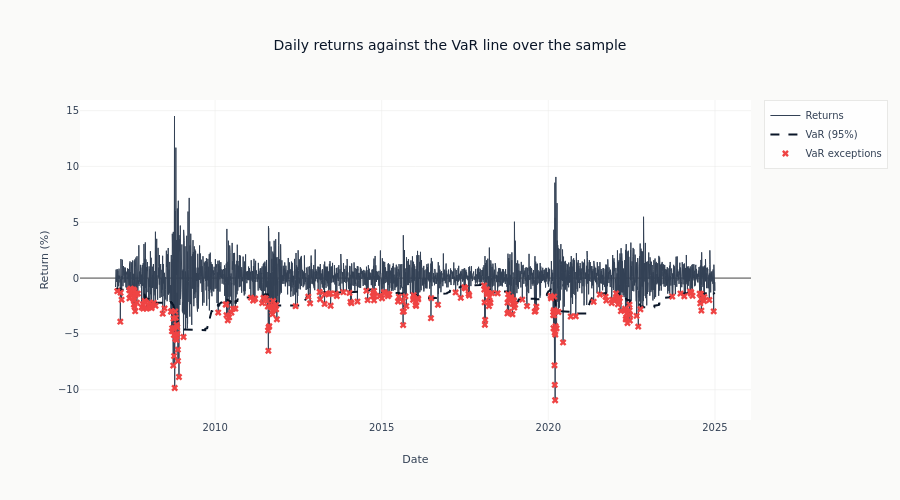

Notebook source saved alongside this figure:
### Code cell
test_dates = dates[ROLLING_WINDOW:]
test_returns = returns[ROLLING_WINDOW:]

fig = go.Figure()
fig.add_trace(
    go.Scatter(
        x=test_dates,
        y=test_returns * 100,
        mode="lines",
        name="Returns",
        line=dict(color=COLORS["neutral"], width=1),
    )
)
fig.add_trace(
    go.Scatter(
        x=test_dates,
        y=-best_result["var_estimates"] * 100,
        mode="lines",
        name="VaR (95%)",
        line=dict(color=COLORS["blue"], dash="dash"),
    )
)
mask = best_result["exceptions"]
fig.add_trace(
    go.Scatter(
        x=test_dates[mask],
        y=test_returns[mask] * 100,
        mode="markers",
        name="VaR exceptions",
        marker=dict(color=COLORS["negative"], size=6, symbol="x"),
    )
)
fig.update_layout(
    title="Daily returns against the VaR line over the sample",
    xaxis_title="Date",
    yaxis_title="Return (%)",
    height=500,
)
show_plotly_with_alt(
    fig,
    "A daily return series with a dashed VaR line beneath it and crosses marking the days the loss exceeded that line. The crosses are not spread evenly: they bunch tightly in 2008 and 2020 and are sparse for long stretches between.",
)

### Figure 1 — Plotly figure (JSON) as saved in the notebook; plotly's stock layout.template omitted (floating-point values rounded to 4 significant figures; data arrays with more than 128 entries replaced by an {"elided": "..."} marker saying what was removed)
{"data": [{"line": {"color": "#334155", "width": 1}, "mode": "lines", "name": "Returns", "type": "scatter", "x": {"elided": "4528 str values"}, "y": {"elided": "4528 float values"}}, {"line": {"color": "#0a1628", "dash": "dash"}, "mode": "lines", "name": "VaR (95%)", "type": "scatter", "x": {"elided": "4528 str values"}, "y": {"elided": "4528 float values"}}, {"marker": {"color": "#ef4444", "size": 6, "symbol": "x"}, "mode": "markers", "name": "VaR exceptions", "type": "scatter", "x": {"elided": "251 str values"}, "y": {"elided": "251 float values"}}], "layout": {"height": 500, "title": {"text": "Daily returns against the VaR line over the sample"}, "xaxis": {"title": {"text": "Date"}}, "yaxis": {"title": {"text": "Return (%)"}}}}
